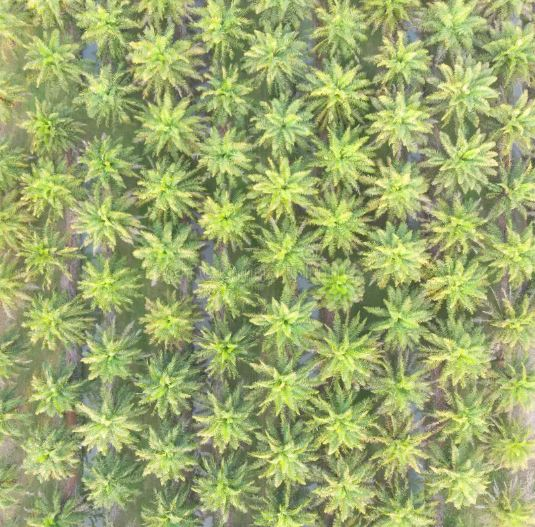
#> input picture Task4/palm_1.JPG, 535 x 527 px
$ jupyter execute --allow-errors Task4.ipynb
#> lines starting #> are read from the running program, lines starting #| are printed output that depends on the picture; after the words box and inside, x2 and y2 are one past the last pixel; in counts of white or black regions, pixels touching at a corner belong together
[cell 1]
import cv2
import numpy as np
import matplotlib.pyplot as plt

image = cv2.imread('sar_1_1.jpg')
#> (the rest of this cell did not finish here and is left out)

[cell 2]
from scipy import ndimage

image = cv2.imread("palm_1.JPG")
#> image is the input picture: shape (527, 535, 3); mean B, G, R 109.6, 169.5, 156.4
image_gray = cv2.cvtColor(image, cv2.COLOR_BGR2GRAY)

plt.figure(figsize=(15, 10))

blurred = cv2.GaussianBlur(image_gray, (13, 13), 0)
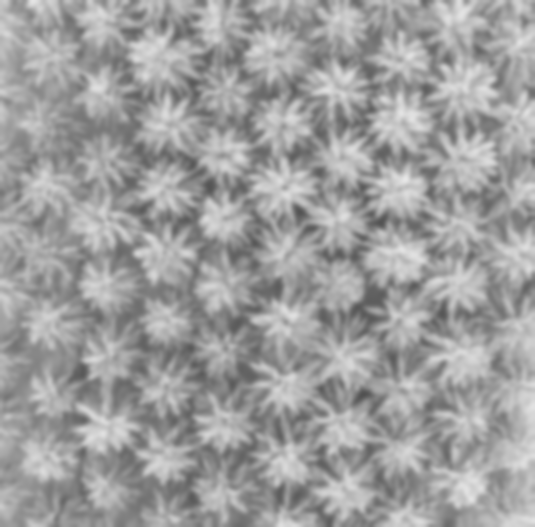
#> blurred: shape (527, 535); min 81, max 231, mean 158.7
ret, thresh = cv2.threshold(blurred, 0, 255, cv2.THRESH_BINARY_INV + cv2.THRESH_OTSU)
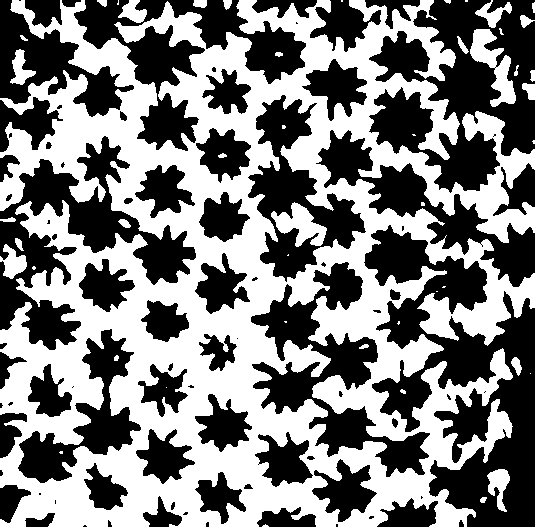
#> thresh: shape (527, 535); 49.8% white; 47 white regions (19 under 20 px), largest, box (x1, y1, x2, y2) and area: (0, 0, 535, 527) 134080, (470, 29, 516, 107) 1493, (271, 202, 327, 247) 1215
#> ret = 158

plt.subplot(2, 3, 1)
plt.imshow(image_gray, cmap='gray')
plt.title('Исходное изображение')

plt.subplot(2, 3, 2)
plt.imshow(blurred, cmap='gray')
plt.title('После размытия Гаусса')

plt.subplot(2, 3, 3)
plt.imshow(thresh, cmap='gray')
plt.title('Бинаризация')

dist_transform = cv2.distanceTransform(thresh, cv2.DIST_L2, 5)
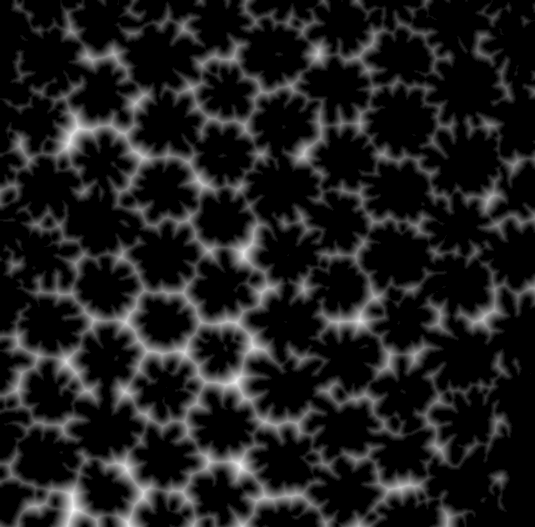
#> dist_transform: shape (527, 535) float32; min 0, max 19.18, mean 2.33; drawn with min black and max white

local_maxima = ndimage.maximum_filter(dist_transform, size=20, mode='constant')
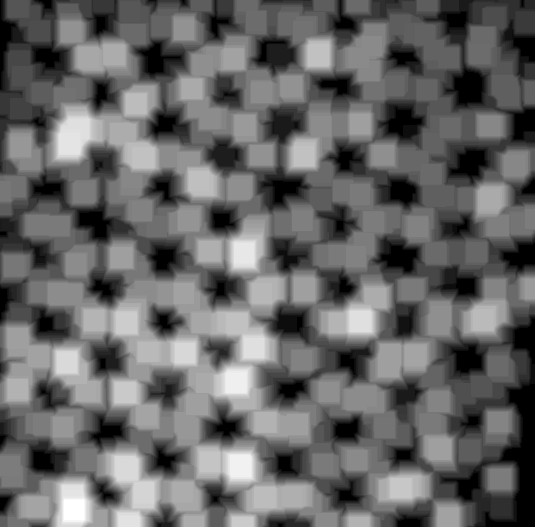
#> local_maxima: shape (527, 535) float32; min 0, max 19.18, mean 7.68; drawn with min black and max white

plt.subplot(2, 3, 4)
plt.imshow(dist_transform, cmap='hot')
plt.title('Distance Transform')

ret, sure_fg = cv2.threshold(dist_transform, 0.1 * dist_transform.max(), 255, cv2.THRESH_BINARY)
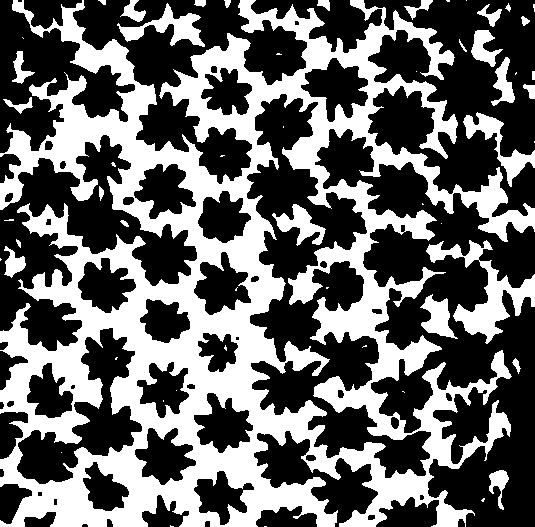
#> sure_fg: shape (527, 535) float32; 40.8% white; 55 white regions (27 under 20 px), largest, box (x1, y1, x2, y2) and area: (0, 0, 535, 527) 103746, (426, 240, 535, 344) 3209, (463, 112, 535, 187) 1326
#> ret = 1.92
sure_fg = sure_fg.astype(np.uint8)

ret, markers = cv2.connectedComponents(sure_fg)
#> markers: shape (527, 535) int32; 56 distinct labels, from 0 to 55
#> ret = 56
markers[dist_transform == local_maxima] = 1
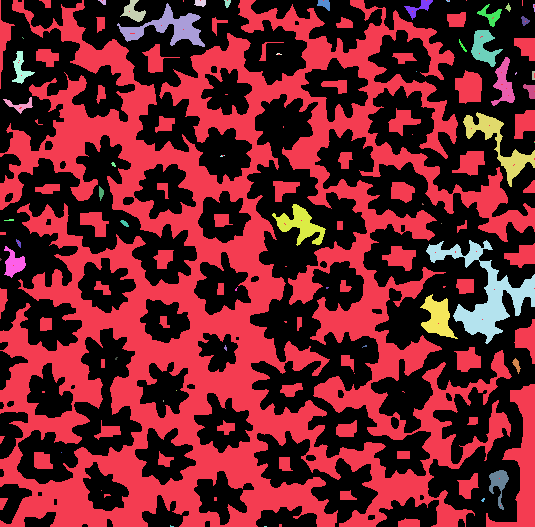
#> markers: shape (527, 535) int32; 53 distinct labels, from 0 to 55; one colour per label, 0 black

plt.subplot(2, 3, 5)
plt.imshow(markers, cmap='nipy_spectral')
plt.title('Маркеры перед Watershed')

markers = ndimage.label(markers)[0]
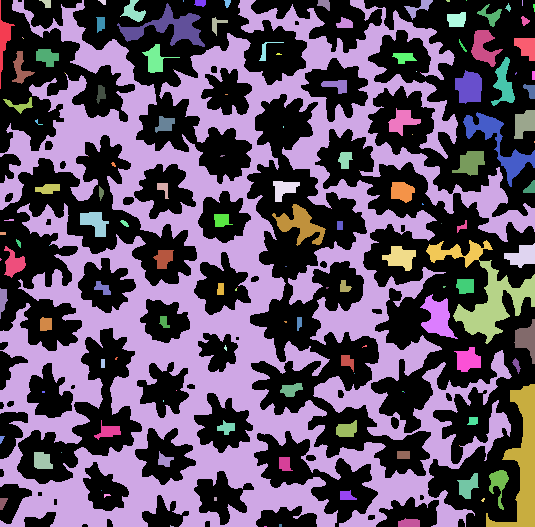
#> markers: shape (527, 535) int32; 146 distinct labels, from 0 to 145; one colour per label, 0 black
markers = cv2.watershed(image, markers.astype(np.int32))
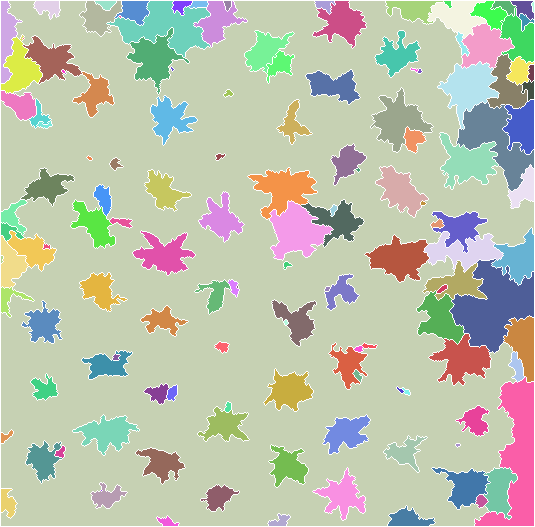
#> markers: shape (527, 535) int32; 143 distinct labels, from -1 to 144; one colour per label, 0 black, -1 white

num_trees = len(np.unique(markers)) - 1
#> num_trees = 142

segmented_image = image.copy()
segmented_image[markers == -1] = [0, 0, 255]
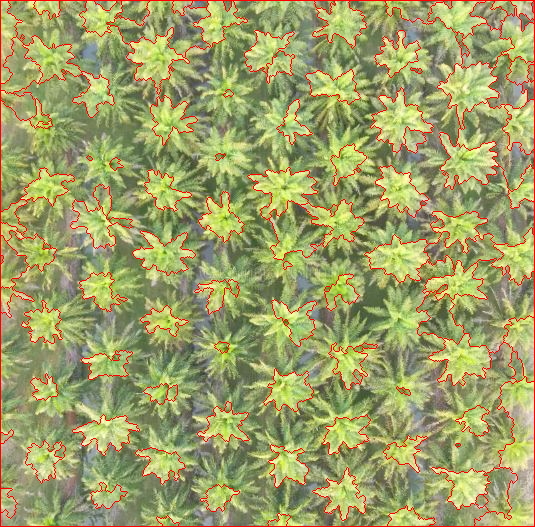
#> segmented_image: shape (527, 535, 3); 5.18% of pixels changed, all inside (x1, y1, x2, y2) = (0, 0, 535, 527)

plt.subplot(2, 3, 6)
plt.imshow(cv2.cvtColor(segmented_image, cv2.COLOR_BGR2RGB))
plt.title(f'Найдено деревьев: {num_trees}')

plt.tight_layout()
plt.show()
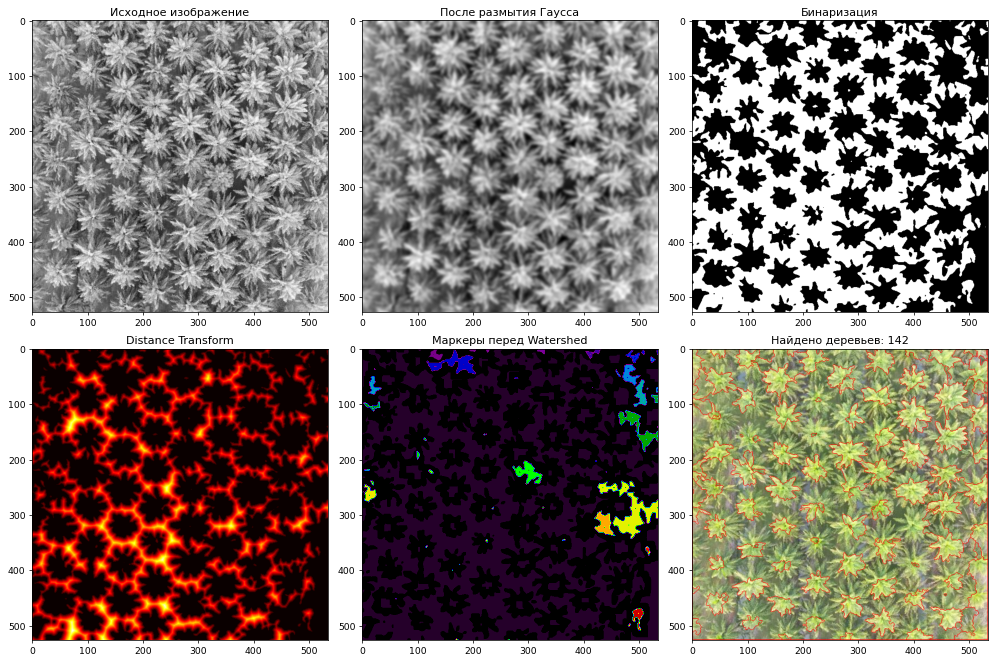
#> figure drawn by matplotlib, 6 panels
